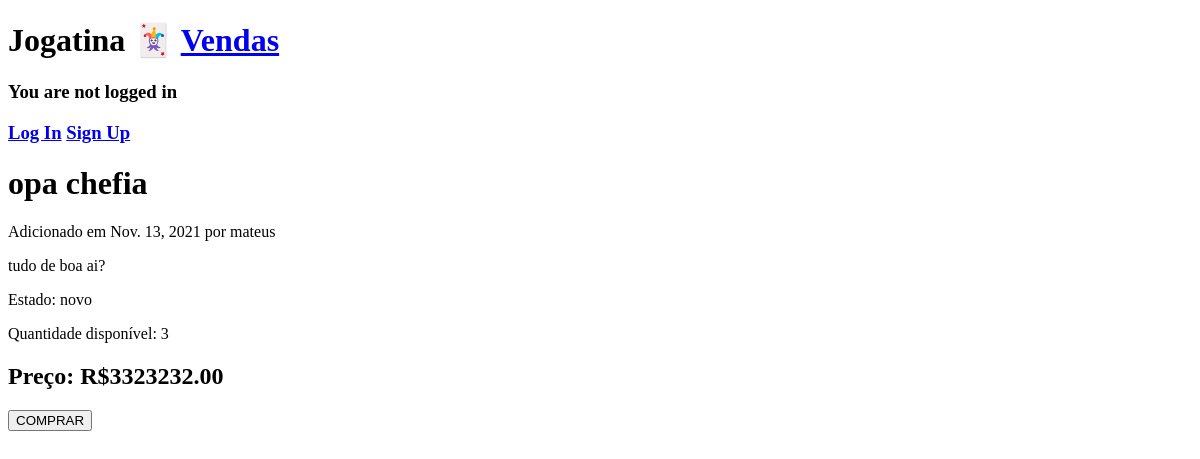
The app's page /vendas/opa-chefia/, older data.
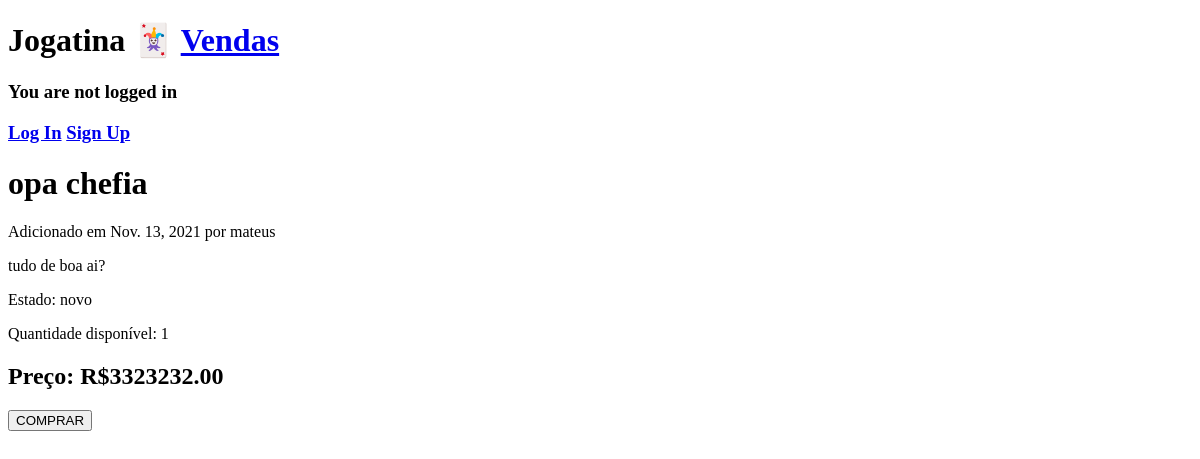
The same page, newer data.
### vendas/models.py (models this page shows, shortened)
class saleAnnounce (models.Model): #banco de dados de anúncios de vendas
    title = models.CharField(max_length=255) #nome do anúncio
    slug = models.SlugField(max_length=255, unique=True) #nome do url unico de cada venda
    vendor = models.ForeignKey(User, on_delete=models.CASCADE) #usuário que iniciou uma venda
    description = models.TextField() #texto descritivo do anuncio
    state = models.CharField(max_length=5, choices=ESTADO, default='novo')
    quatity = models.IntegerField(default=1)
    price = models.DecimalField(max_digits=10, decimal_places=2) #valor máximo de uma carta é 10 mi
    date_announced = models.DateField(auto_now_add=True) #data do anúncio
    def get_compra_url(self):
        return reverse("vendas:compra", kwargs={'ttitle': self.title})

### vendas/views.py (the view)
# urls.py: path("<slug:slug>/", views.saleAnnounceDetailView.as_view(), name="detail"),
class saleAnnounceDetailView (DetailView):
    model = saleAnnounce

### vendas/templates/vendas/saleAnnounce_detail.html (shortened to what this page needs)
{% extends "vendas/base.html" %}
{% block content %}
<h1>{{saleannounce.title}}</h1>
<p class="date">
    Adicionado em {{ saleannounce.date_announced }} por {{ saleannounce.vendor }}
</p>
{{ saleannounce.description|linebreaks }}
<p>Estado: {{ saleannounce.state }}</p>
<p>Quantidade disponível: {{ saleannounce.quatity}}</p>
<p><h2>Preço: R${{saleannounce.price}}</h2></p>
<form action="{{ saleannounce.get_compra_url }}">
    <input type="submit" value="COMPRAR" />
</form>
{% endblock %}

Row changes from the older to the newer data that the page shows:
changed saleAnnounce "opa chefia": quatity "3" → "1"
